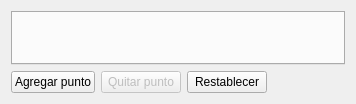
<?xml version="1.0" encoding="UTF-8"?>
<ui version="4.0">
 <class>Form</class>
 <widget class="QWidget" name="Form">
  <property name="geometry">
   <rect>
    <x>0</x>
    <y>0</y>
    <width>356</width>
    <height>104</height>
   </rect>
  </property>
  <property name="windowTitle">
   <string>Form</string>
  </property>
  <layout class="QVBoxLayout" name="verticalLayout_6">
   <item>
    <layout class="QVBoxLayout" name="verticalLayout_5">
     <item>
      <widget class="QTabWidget" name="tabWidget">
       <property name="currentIndex">
        <number>-1</number>
       </property>
      </widget>
     </item>
     <item>
      <layout class="QHBoxLayout" name="horizontalLayout_7">
       <item>
        <widget class="QPushButton" name="agregar_punto_button">
         <property name="text">
          <string>Agregar punto</string>
         </property>
        </widget>
       </item>
       <item>
        <widget class="QPushButton" name="quitar_punto_button">
         <property name="enabled">
          <bool>false</bool>
         </property>
         <property name="text">
          <string>Quitar punto</string>
         </property>
        </widget>
       </item>
       <item>
        <widget class="QPushButton" name="restablecer_button">
         <property name="text">
          <string>Restablecer</string>
         </property>
        </widget>
       </item>
       <item>
        <spacer name="horizontalSpacer_2">
         <property name="orientation">
          <enum>Qt::Horizontal</enum>
         </property>
         <property name="sizeHint" stdset="0">
          <size>
           <width>40</width>
           <height>20</height>
          </size>
         </property>
        </spacer>
       </item>
      </layout>
     </item>
    </layout>
   </item>
  </layout>
 </widget>
 <resources/>
 <connections>
  <connection>
   <sender>quitar_punto_button</sender>
   <signal>clicked()</signal>
   <receiver>Form</receiver>
   <slot>remove_marker()</slot>
   <hints>
    <hint type="sourcelabel">
     <x>154</x>
     <y>540</y>
    </hint>
    <hint type="destinationlabel">
     <x>375</x>
     <y>-11</y>
    </hint>
   </hints>
  </connection>
  <connection>
   <sender>agregar_punto_button</sender>
   <signal>clicked()</signal>
   <receiver>Form</receiver>
   <slot>add_marker()</slot>
   <hints>
    <hint type="sourcelabel">
     <x>94</x>
     <y>552</y>
    </hint>
    <hint type="destinationlabel">
     <x>141</x>
     <y>-13</y>
    </hint>
   </hints>
  </connection>
 </connections>
 <slots>
  <slot>add_marker()</slot>
  <slot>remove_marker()</slot>
 </slots>
</ui>
